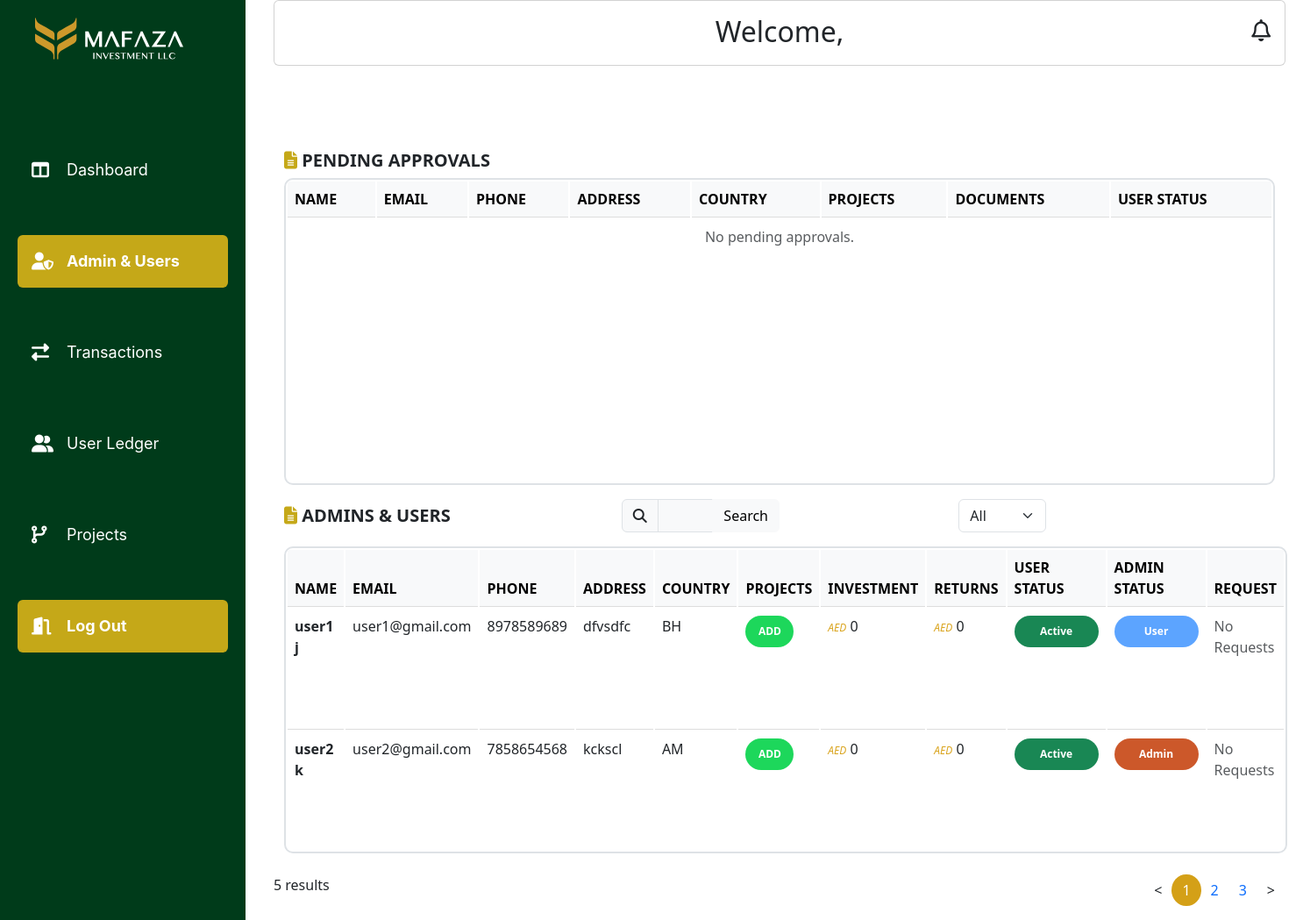
Page /mafazapp/adminusers/ (signed in) on the committed database.
### mafazapp/models.py (models this page shows, shortened)
class CustomUser(AbstractUser):
    id = models.UUIDField(primary_key=True, default=uuid.uuid4, editable=False)
    phone_number = models.CharField(max_length=15)
    address = models.TextField()
    country = CountryField()
    status = models.CharField(max_length=20, choices=STATUS_CHOICES, default='PENDING')
    is_approved = models.BooleanField(default=False)
    created_at = models.DateTimeField(auto_now_add=True)
    has_requested = models.BooleanField(default=False)

### mafazapp/views.py (the view, shortened to what this page needs)
# urls.py: path('adminusers/', views.adminusers, name='adminusers'),
@user_passes_test(admin_required, login_url='home')
@never_cache
def adminusers(request):
    User = get_user_model()
    search_query = request.GET.get('search', '')
    user_type = request.GET.get('user_type', '')
    users = User.objects.exclude(is_superuser=True)
    if user_type:
        if user_type == 'Admin':
            users = users.filter(is_staff=True)
        elif user_type == 'User':
            users = users.filter(is_staff=False)
    approved_users = users.filter(is_approved=True)
    pending_users = users.filter(is_approved=False)
    requested_users = approved_users.filter(has_requested=True)
    paginator = Paginator(approved_users, 2)
    page_number = request.GET.get('page')
    page_users = paginator.get_page(page_number)
    projects = InvestmentProject.objects.all()
    form = UserProjectAssignmentForm()
    return render(request, 'adminusers.html', {
        'users': page_users,
        'pending_users': pending_users,
        'requested_users': requested_users,
        'search_query': search_query,
        'user_type': user_type,
        'projects': projects,
        'form': form,
    })

### mafazapp/templates/adminusers.html (shortened to what this page needs)
{% load static %}
<!DOCTYPE html>
<html lang="en">
<head>
    <link rel="stylesheet" type="text/css" href="{% static 'css/style.css' %}">
    <link href="https://cdn.jsdelivr.net/npm/bootstrap@5.3.0/dist/css/bootstrap.min.css" rel="stylesheet">
    <link rel="stylesheet" href="https://cdnjs.cloudflare.com/ajax/libs/font-awesome/6.5.1/css/all.min.css">
</head>
<body >
    <div class="sidebar" id="sidebar" >
        <div class="col-lg-4 col-md-12 col-sm-12 col-12 logo">
            <img src="{% static 'images/logo.svg' %}" alt="Logo" class="img-fluid ">
        </div>
<br><br><br><br>
<nav class="sidebar-menu">
    <a href="{% url 'admindashboard' %}" class="nav-link">
        <i class="fa-solid fa-table-columns"></i> Dashboard
    </a>
    <a href="{% url 'adminusers' %}" class="nav-link active">
        <i class='fas fa-user-shield'></i>
        Admin & Users
    </a>
    <a href="{% url 'admintransaction' %}" class="nav-link">
        <i class="fa-solid fa-exchange-alt"></i>
        Transactions
    </a>
    <a href="{% url 'userledger' %}" class="nav-link">
        <i class="fa-solid fa-user-group"></i>
          User Ledger
    </a>
    <a href="{% url 'adminprojects' %}" class="nav-link">
        <i class="fa-solid fa-code-branch"></i>
             Projects
    </a>
<a href="{% url 'logout' %}" class="nav-link logout">
        <i class="fa-solid fa-door-open"></i>
             Log Out
    </a>
</nav>
</div>
<div class="content">
    <div class="container-fluid" >
        <div class="row">
            <div class="col-lg-12 col-md-12 col-sm-12 col-12">
                <div class="card p-3">
                    <h2 class="text-center">Welcome, {{ request.user.first_name }}</h2>
                    <div class="icons">
                        <i class="fa-regular fa-bell"></i>
                    </div>
                </div>
            </div>
        </div>
                <br><br><br>
                <div class="container-fluid mt-4">
                    <h5 class="fw-bold text-uppercase"> <i class="fas fa-file-alt"></i> Pending Approvals</h5>
                    <table class="table">
                        <thead class="table-light">
                            <tr>
                                <th>NAME</th>
                                <th>Email</th>
                                <th>Phone</th>
                                <th>Address</th>
                                <th>Country</th>
                                <th>PROJECTS</th>
                                <th>DOCUMENTS</th>
                                <th>USER STATUS</th>
                            </tr>
                        </thead>
                        <tbody>
                            {% for user in pending_users %}
                            <tr>
                                <td><strong>{{ user.first_name }} {{ user.last_name }}</strong></td>
                                <td>{{ user.email }}</td>
                                <td>{{ user.phone_number }}</td>
                                <td>{{ user.address }}</td>
                                <td>{{ user.country }}</td>
                                <td>WizeGlow</td>
                                <td><a href="#" class="text-primary">UPLOAD DOCUMENTS</a></td>
                                <td>
                                    <form method="POST" action="{% url 'adminusers' %}">
                                        {% csrf_token %}
                                        <input type="hidden" name="user_id" value="{{ user.id }}">
                                        <button type="submit" name="action" value="confirm_toggle"
                                            class="badge2 bg-warning text-dark">
                                            PENDING
                                        </button>
                                    </form>
                                </td>
                            </tr>
                            {% empty %}
                            <tr>
                                <td colspan="8" class="text-center text-muted">No pending approvals.</td>
                            </tr>
                            {% endfor %}
                        </tbody>
                    </table>
                    <div class="row align-items-center">
                        <div class="col-lg-4 col-md-4 col-sm-12 col-12  mb-2 mb-md-0">
                            <h5 class="fw-bold text-uppercase me-3 mb-0">
                                <i class="fas fa-file-alt"></i> Admins & Users
                            </h5>
                        </div>
                        <div class=" col-lg-4 col-md-4 col-sm-12  col-12 col-md">
                            <form method="GET" action="{% url 'adminusers' %}">
                            <div class="input-group w-50">
                                <span class="input-group-text"><i class="fas fa-search"></i></span>
                                <input type="text" name="search" class="form-control bg-light" value="{{ search_query }}">
                                <button type="submit" class="btn btn-light">Search</button>
                            </form>
                            </div>
                        </div>
                        <div class="col-lg-4 col-md-4 col-sm-12 col-12  mt-2 mt-md-0">
                            <form method="GET" action="{% url 'adminusers' %}">
                                <select name="user_type" class="form-select w-auto" onchange="this.form.submit()">
                                    <option value="" {% if not user_type %}selected{% endif %}>All</option>
                                </select>
                            </form>
                        </div>
                    </div>
                    <table class="table mt-3">
                        <thead class="table-light">
                            <tr>
                                <th>NAME</th>
                                <th>Email</th>
                                <th>Phone</th>
                                <th>Address</th>
                                <th>Country</th>
                                <th>PROJECTS</th>
                                <th>INVESTMENT</th>
                                <th>RETURNS</th>
                                <th>USER STATUS</th>
                                <th>ADMIN STATUS</th>
                                <th>REQUEST</th>
                            </tr>
                        </thead>
                        <tbody>
                            {% for user in users %}
                            <tr>
                                <td><strong>{{ user.first_name }} {{ user.last_name }}</strong></td>
                                <td>{{ user.email }}</td>
                                <td>{{ user.phone_number }}</td>
                                <td>{{ user.address }}</td>
                                <td>{{ user.country }}</td>
                                <td>
                                    <button class="badge4 assign-btn" data-bs-toggle="modal" data-bs-target="#assignProjectModal"
                                    data-user-id="{{ user.id }}" data-username="{{ user.username }}">
                                    ADD
                                    </button>
                                </td>
                                <td><span class="currency">AED</span> 0</td>
                                <td><span class="currency">AED</span> 0</td>
                                <td>
                                    <form method="POST" action="{% url 'adminusers' %}">
                                        <button type="submit" name="action" value="confirm_toggle"
                                            class="badge3 {% if user.is_approved %}bg-success{% else %}bg-warning{% endif %}">
                                            {% if user.is_approved %} Active {% else %} Pending {% endif %}
                                        </button>
                                    </form>
                                </td>
                                <td>
                                    <form method="POST" action="{% url 'adminusers' %}">
                                        <button type="submit" name="action" value="{% if user.is_staff %}demote{% else %}promote{% endif %}"
                                                class="badge1 {% if user.is_staff %}admin{% else %}user{% endif %}">
                                            {% if user.is_staff %} Admin {% else %} User {% endif %}
                                        </button>
                                    </form>
                                </td>
<td>
    {% if user.has_requested %}
        <button type="button" class="btn btn-info" data-bs-toggle="modal" data-bs-target="#resetPasswordModal{{ user.id }}">
            View Request
        </button>
        <div class="modal fade" id="resetPasswordModal{{ user.id }}" tabindex="-1" aria-labelledby="resetPasswordModalLabel" aria-hidden="true">
            <div class="modal-dialog">
                <div class="modal-content">
                    <div class="modal-header">
                        <h5 class="modal-title" id="resetPasswordModalLabel">Reset Password for {{ user.username }}</h5>
                        <button type="button" class="btn-close" data-bs-dismiss="modal" aria-label="Close"></button>
                    </div>
                    <div class="modal-body">
                        <form method="POST" action="{% url 'adminusers' %}">
                            {% csrf_token %}
                            <input type="hidden" name="user_id" value="{{ user.id }}">
                            <input type="hidden" name="action" value="reset_password">
                            <div class="mb-3">
                                <label for="new_password_{{ user.id }}" class="form-label">New Password</label>
                                <input type="password" class="form-control" id="new_password_{{ user.id }}" name="new_password" required>
                            </div>
                            <div class="mb-3">
                                <label for="confirm_password_{{ user.id }}" class="form-label">Confirm Password</label>
                                <input type="password" class="form-control" id="confirm_password_{{ user.id }}" name="confirm_password" required>
                            </div>
                            <div class="modal-footer">
                                <button type="submit" class="btn btn-primary">Reset Password</button>
                                <button type="button" class="btn btn-secondary" data-bs-dismiss="modal">Cancel</button>
                            </div>
                        </form>
                    </div>
                </div>
            </div>
        </div>
    {% else %}
        <span class="text-muted">No Requests</span>
    {% endif %}
</td>
            </tr>
               {% endfor %}
                        </tbody>
                    </table>
                    </div>
                   <div class="row mt-4">
                    <div class="col-6">
                        <p>{{ users.paginator.count }} results</p>
                    </div>
                    <div class="col-6">
                        <nav aria-label="Page navigation example">
                            <ul class="pagination justify-content-end">
                                {% if users.has_previous %}
                                    <li class="page-item">
                                        <a class="page-link" href="?page={{ users.previous_page_number }}">&lt;</a>
                                    </li>
                                {% else %}
                                    <li class="page-item disabled">
                                        <a class="page-link" href="#">&lt;</a>
                                    </li>
                                {% endif %}
                                {% for num in users.paginator.page_range %}
                                    {% if num == users.number %}
                                        <li class="page-item active">
                                            <a class="page-link" href="?page={{ num }}">{{ num }}</a>
                                        </li>
                                    {% elif num > users.number|add:-3 and num < users.number|add:3 %}
                                        <li class="page-item">
                                            <a class="page-link" href="?page={{ num }}">{{ num }}</a>
                                        </li>
                                    {% endif %}
                                {% endfor %}
                                {% if users.has_next %}
                                    <li class="page-item">
                                        <a class="page-link" href="?page={{ users.next_page_number }}">&gt;</a>
                                    </li>
                                {% else %}
                                    <li class="page-item disabled">
                                        <a class="page-link" href="#">&gt;</a>
                                    </li>
                                {% endif %}
                            </ul>
                        </nav>
                    </div>
                </div>
</body>
</html>

### rows in the picture
CustomUser: first_name "user1", last_name "j", email "user1@gmail.com", phone_number "8978589689", address "dfvsdfc", country "BH", is_approved "Active", is_staff "User", has_requested "No Requests"
CustomUser: first_name "user2", last_name "k", email "user2@gmail.com", phone_number "7858654568", address "kckscl", country "AM", is_approved "Active", is_staff "Admin", has_requested "No Requests"

### other values in the picture
{{ users.paginator.count }} "5"
{{ num }} "1"
{{ num }} "2" "3"
